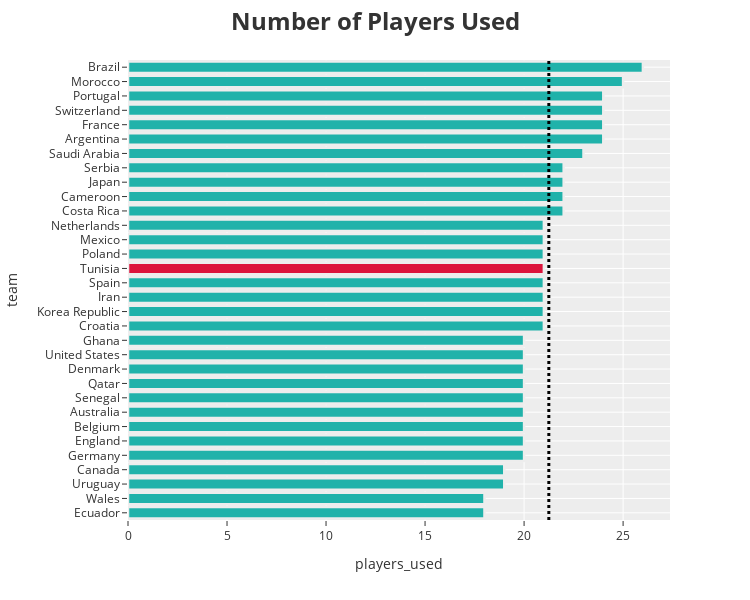

The notebook cell saved with this chart:
### Code cell
import numpy as np
import plotly.express as px

fig = px.bar(
    team_data.sort_values('players_used', ascending=True),
    y="team",
    x="players_used",
    color=None,
    width=750,
    height=600,
)

fig.update_layout(
    template='ggplot2',
    title_text="<b>Number of Players Used</b>",   # use title_text
    title_font=dict(size=24),                    # new style: title_font
)

players_avg = np.mean(team_data['players_used'])

fig.add_shape(
    type="line",
    line_color="black",
    line_width=3,
    opacity=1,
    line_dash="dot",
    y0=0,
    y1=1,
    yref="paper",
    x0=players_avg,
    x1=players_avg,
    xref="x",
)

# Make sure this matches number of bars
n_teams = team_data.shape[0]
colors = ['lightseagreen'] * n_teams
if n_teams > 17:
    colors[17] = 'crimson'

fig.update_traces(
    marker_color=colors,
    marker_line_color=None,
    marker_line_width=2.5,
)

fig.show()

### Figure 1 — Plotly figure (JSON) as saved in the notebook; plotly's stock layout.template omitted (floating-point values rounded to 4 significant figures)
{"data": [{"hovertemplate": "players_used=%{x}<br>team=%{y}<extra></extra>", "legendgroup": "", "marker": {"color": ["lightseagreen", "lightseagreen", "lightseagreen", "lightseagreen", "lightseagreen", "lightseagreen", "lightseagreen", "lightseagreen", "lightseagreen", "lightseagreen", "lightseagreen", "lightseagreen", "lightseagreen", "lightseagreen", "lightseagreen", "lightseagreen", "lightseagreen", "crimson", "lightseagreen", "lightseagreen", "lightseagreen", "lightseagreen", "lightseagreen", "lightseagreen", "lightseagreen", "lightseagreen", "lightseagreen", "lightseagreen", "lightseagreen", "lightseagreen", "lightseagreen", "lightseagreen"], "line": {"width": 2.5}, "pattern": {"shape": ""}}, "name": "", "orientation": "h", "showlegend": false, "textposition": "auto", "type": "bar", "x": [18, 18, 19, 19, 20, 20, 20, 20, 20, 20, 20, 20, 20, 21, 21, 21, 21, 21, 21, 21, 21, 22, 22, 22, 22, 23, 24, 24, 24, 24, 25, 26], "xaxis": "x", "y": ["Ecuador", "Wales", "Uruguay", "Canada", "Germany", "England", "Belgium", "Australia", "Senegal", "Qatar", "Denmark", "United States", "Ghana", "Croatia", "Korea Republic", "Iran", "Spain", "Tunisia", "Poland", "Mexico", "Netherlands", "Costa Rica", "Cameroon", "Japan", "Serbia", "Saudi Arabia", "Argentina", "France", "Switzerland", "Portugal", "Morocco", "Brazil"], "yaxis": "y"}], "layout": {"barmode": "relative", "height": 600, "legend": {"tracegroupgap": 0}, "margin": {"t": 60}, "shapes": [{"line": {"color": "black", "dash": "dot", "width": 3}, "opacity": 1, "type": "line", "x0": 21.25, "x1": 21.25, "xref": "x", "y0": 0, "y1": 1, "yref": "paper"}], "title": {"font": {"size": 24}, "text": "<b>Number of Players Used</b>"}, "width": 750, "xaxis": {"anchor": "y", "domain": [0, 1], "title": {"text": "players_used"}}, "yaxis": {"anchor": "x", "domain": [0, 1], "title": {"text": "team"}}}}
